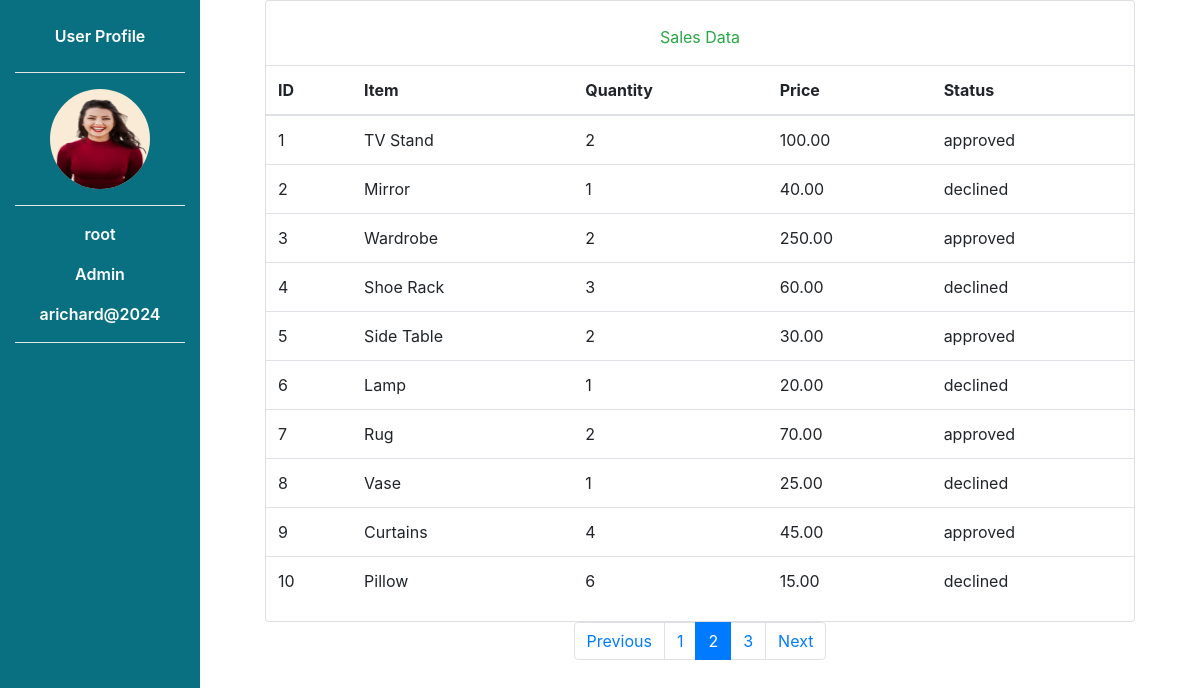
The app's page /admin.php?page=2 (signed in) with its own data.
### tables this page shows
CREATE TABLE `sales_orders` (
  `id` int(11) NOT NULL,
  `item` varchar(255) DEFAULT NULL,
  `qty` int(11) DEFAULT NULL,
  `price` decimal(10,2) DEFAULT NULL,
  `status` enum('approved','declined') DEFAULT NULL
);

### connect.php (called while the page is built, shortened)
<?php
$username="root";
?>

### admin.php (the view, shortened to what this page needs)
<?php
$email = $_SESSION['email'];
$designation=$_SESSION['designation'];
$image=$_SESSION['image'];
require 'connect.php';
$limit = 10;
$page = isset($_GET['page']) ? $_GET['page'] : 1;
$start = ($page - 1) * $limit;
$sql = "SELECT * FROM sales_orders LIMIT $start, $limit";
$result = $con->query($sql);
?>
<!DOCTYPE html>
<html lang="en">
<head>
    <link href="https://stackpath.bootstrapcdn.com/bootstrap/4.5.2/css/bootstrap.min.css" rel="stylesheet">
</head>
<body>
    <div class="container-fluid " >
        <div class="row justify-content-center">
            <div class="col-md-2 bg-color text-center position-fixed" style="z-index: 1000; left: 0;">
                  <p class="my-4">User Profile</p>
                  <hr class="separator">
                  <div class="profile-image-container text-center">
                    <img src="images/<?php echo $image; ?>" alt="" class="rounded-circle" style="width: 100px; height: 100px; background-color: antiquewhite;">
                </div>
                <hr class="separator">
                <p><?php echo $username; ?></p>
                <p><?php echo $designation; ?></p>
                <p><?php echo $email; ?></p>
                <hr class="separator">
            </div>
            <div class="container col-md-9  " style="z-index: 1000; left: 100px;">
             <div class="card">
             <p class="mt-4 text-center text-success">Sales Data</p>
             <table class="table table-stripped">
                    <thead>
                    <tr>
                        <th>ID</th>
                        <th>Item</th>
                        <th>Quantity</th>
                        <th>Price</th>
                        <th>Status</th>
                    </tr>
                </thead>
                <tbody>
                <?php
                $id=1;
                if ($result->num_rows > 0) {
                        while($row = $result->fetch_assoc()) {
                            echo "<tr><td>" . $id. "</td><td>" . $row["item"]. "</td><td>" . $row["qty"]. "</td><td>" . $row["price"]. "</td><td>" . $row["status"]. "</td></tr>";
                            $id++;
                        }
                    } else {
                        echo "<tr><td colspan='5'>No data found</td></tr>";
                    }
                    ?>
                </tbody>
            </table>
             </div>
                <nav aria-label="Page navigation">
                  <ul class="pagination justify-content-center">
                   <?php
                      $sql_count = "SELECT COUNT(id) AS total FROM sales_orders";
                      $result_count = $con->query($sql_count);
                      $row_count = $result_count->fetch_assoc();
                      $total_pages = ceil($row_count['total'] / $limit);
                      if ($page > 1) {
                        echo '<li class="page-item"><a class="page-link" href="?page='.($page - 1).'">Previous</a></li>';
                    }
                    for ($i = 1; $i <= $total_pages; $i++) {
                        echo '<li class="page-item '.($page == $i ? "active" : "").'"><a class="page-link" href="?page='.$i.'">'.$i.'</a></li>';
                    }
                    if ($page < $total_pages) {
                        echo '<li class="page-item"><a class="page-link" href="?page='.($page + 1).'">Next</a></li>';
                    }
                    ?>
                  </ul>
                </nav>
            </div>
            </div>
        </div>
</body>
</html>

### admin.php (style rules this page uses)
body { margin: 0; padding: 0; box-sizing: border-box; }
:root { --main_color: #087080; --hover-color:#0e98ad; }
.bg-color { background-color: var(--main_color); width:100%; border: none; color: #ffffff; font-weight: 600; height: 100vh; }
.separator { background-color: #ffffff; }

### records on screen
sales_orders: item "TV Stand", qty "2", price "100.00", status "approved"
sales_orders: item "Mirror", qty "1", price "40.00", status "declined"
sales_orders: item "Wardrobe", qty "2", price "250.00", status "approved"
sales_orders: item "Shoe Rack", qty "3", price "60.00", status "declined"
sales_orders: item "Side Table", qty "2", price "30.00", status "approved"
sales_orders: item "Lamp", qty "1", price "20.00", status "declined"
sales_orders: item "Rug", qty "2", price "70.00", status "approved"
sales_orders: item "Vase", qty "1", price "25.00", status "declined"
sales_orders: item "Curtains", qty "4", price "45.00", status "approved"
sales_orders: item "Pillow", qty "6", price "15.00", status "declined"

### other values on screen
$username "root"
$designation "Admin"
$email "arichard@2024"
